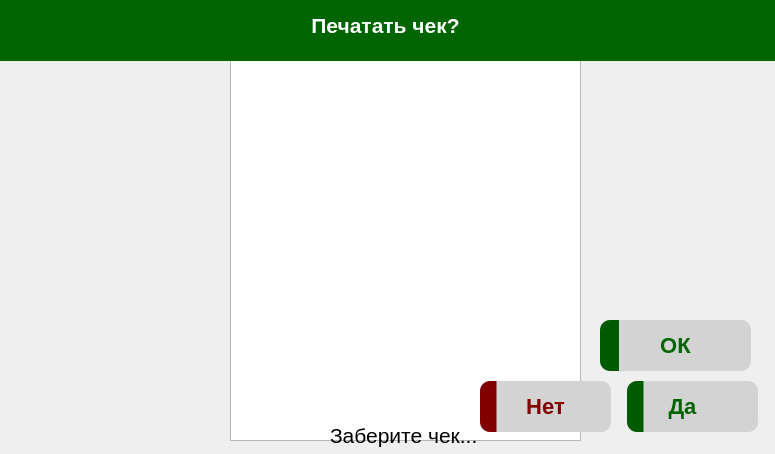
<?xml version="1.0" encoding="UTF-8"?>
<ui version="4.0">
 <class>CheckPrint</class>
 <widget class="QWidget" name="CheckPrint">
  <property name="geometry">
   <rect>
    <x>0</x>
    <y>0</y>
    <width>775</width>
    <height>454</height>
   </rect>
  </property>
  <property name="minimumSize">
   <size>
    <width>775</width>
    <height>454</height>
   </size>
  </property>
  <property name="maximumSize">
   <size>
    <width>775</width>
    <height>454</height>
   </size>
  </property>
  <property name="windowTitle">
   <string>Form</string>
  </property>
  <property name="windowIcon">
   <iconset resource="res.qrc">
    <normaloff>:/rec/pictures/free-icon-atm-5346812.png</normaloff>:/rec/pictures/free-icon-atm-5346812.png</iconset>
  </property>
  <widget class="QPushButton" name="continueButton">
   <property name="geometry">
    <rect>
     <x>590</x>
     <y>320</y>
     <width>161</width>
     <height>51</height>
    </rect>
   </property>
   <property name="font">
    <font>
     <pointsize>-1</pointsize>
     <bold>true</bold>
    </font>
   </property>
   <property name="styleSheet">
    <string notr="true">background-color: qlineargradient(spread:pad, x1:0.122749, y1:1, x2:0.129, y2:1, stop:0 rgba(0, 91, 0, 255), stop:1 rgba(211, 211, 211, 255));
color: #006400;
font-size: 22px;
font-weight: 700;
margin-left:10px;

border-radius: 10px;</string>
   </property>
   <property name="text">
    <string>ОК</string>
   </property>
  </widget>
  <widget class="QTextEdit" name="textEdit">
   <property name="geometry">
    <rect>
     <x>230</x>
     <y>10</y>
     <width>351</width>
     <height>431</height>
    </rect>
   </property>
  </widget>
  <widget class="QLabel" name="questionLabel">
   <property name="geometry">
    <rect>
     <x>-10</x>
     <y>-10</y>
     <width>791</width>
     <height>71</height>
    </rect>
   </property>
   <property name="font">
    <font>
     <pointsize>16</pointsize>
     <bold>true</bold>
    </font>
   </property>
   <property name="styleSheet">
    <string notr="true">color:white;
background-color:#006400;</string>
   </property>
   <property name="text">
    <string>Печатать чек?</string>
   </property>
   <property name="alignment">
    <set>Qt::AlignCenter</set>
   </property>
  </widget>
  <widget class="QWidget" name="layoutWidget">
   <property name="geometry">
    <rect>
     <x>470</x>
     <y>380</y>
     <width>288</width>
     <height>53</height>
    </rect>
   </property>
   <layout class="QHBoxLayout" name="horizontalLayout">
    <item>
     <widget class="QPushButton" name="noChoiceBtn">
      <property name="minimumSize">
       <size>
        <width>140</width>
        <height>51</height>
       </size>
      </property>
      <property name="font">
       <font>
        <pointsize>-1</pointsize>
        <bold>true</bold>
       </font>
      </property>
      <property name="styleSheet">
       <string notr="true">background-color: qlineargradient(spread:pad, x1:0.122749, y1:1, x2:0.129, y2:1, stop:0 rgb(128, 0, 0), stop:1 rgba(211, 211, 211, 255));
color: #800000;
font-size: 22px;
font-weight: 700;
margin-left:10px;

border-radius: 10px;</string>
      </property>
      <property name="text">
       <string>Нет</string>
      </property>
      <property name="icon">
       <iconset resource="res.qrc">
        <normaloff>:/rec/pictures/free-icon-clear-1632708.png</normaloff>:/rec/pictures/free-icon-clear-1632708.png</iconset>
      </property>
     </widget>
    </item>
    <item>
     <widget class="QPushButton" name="yesChoiceBtn">
      <property name="minimumSize">
       <size>
        <width>140</width>
        <height>51</height>
       </size>
      </property>
      <property name="font">
       <font>
        <pointsize>-1</pointsize>
        <bold>true</bold>
       </font>
      </property>
      <property name="layoutDirection">
       <enum>Qt::RightToLeft</enum>
      </property>
      <property name="styleSheet">
       <string notr="true">background-color: qlineargradient(spread:pad, x1:0.122749, y1:1, x2:0.129, y2:1, stop:0 rgba(0, 91, 0, 255), stop:1 rgba(211, 211, 211, 255));
color: #006400;
font-size: 22px;
font-weight: 700;
margin-left:10px;

border-radius: 10px;</string>
      </property>
      <property name="text">
       <string>Да</string>
      </property>
      <property name="icon">
       <iconset resource="res.qrc">
        <normaloff>:/rec/pictures/free-icon-check-mark-5299035.png</normaloff>:/rec/pictures/free-icon-check-mark-5299035.png</iconset>
      </property>
     </widget>
    </item>
   </layout>
  </widget>
  <widget class="QGroupBox" name="wait_group">
   <property name="geometry">
    <rect>
     <x>200</x>
     <y>-20</y>
     <width>431</width>
     <height>491</height>
    </rect>
   </property>
   <property name="minimumSize">
    <size>
     <width>0</width>
     <height>454</height>
    </size>
   </property>
   <property name="autoFillBackground">
    <bool>false</bool>
   </property>
   <property name="styleSheet">
    <string notr="true">border:none;</string>
   </property>
   <property name="title">
    <string>GroupBox</string>
   </property>
   <widget class="QGraphicsView" name="graphicsView_2">
    <property name="geometry">
     <rect>
      <x>10</x>
      <y>40</y>
      <width>411</width>
      <height>391</height>
     </rect>
    </property>
    <property name="styleSheet">
     <string notr="true">background: transparent</string>
    </property>
   </widget>
   <widget class="QLabel" name="label_2">
    <property name="geometry">
     <rect>
      <x>130</x>
      <y>440</y>
      <width>201</width>
      <height>31</height>
     </rect>
    </property>
    <property name="font">
     <font>
      <pointsize>16</pointsize>
     </font>
    </property>
    <property name="text">
     <string>Заберите чек...</string>
    </property>
   </widget>
  </widget>
 </widget>
 <resources>
  <include location="res.qrc"/>
 </resources>
 <connections/>
</ui>
